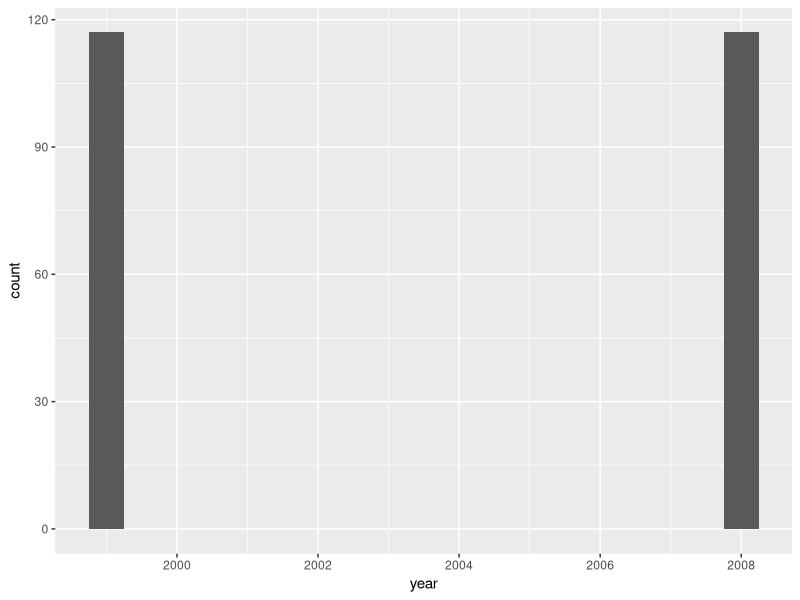
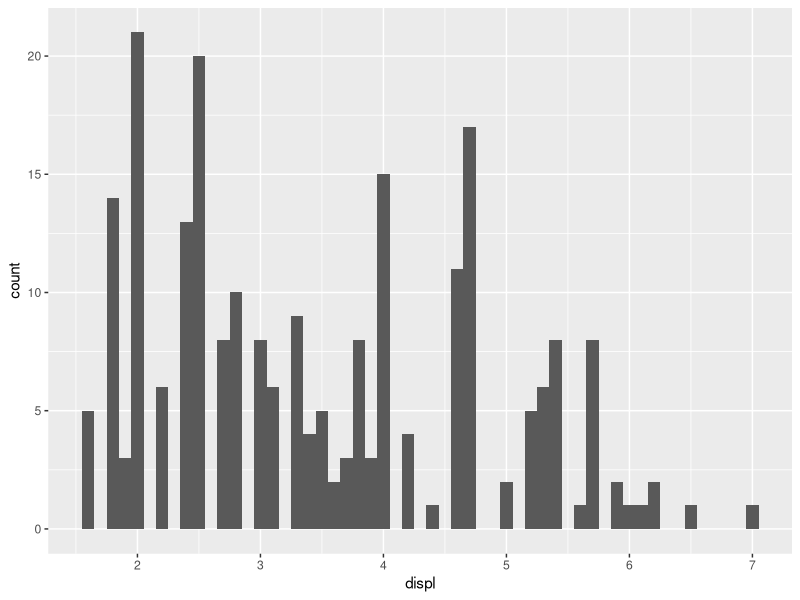
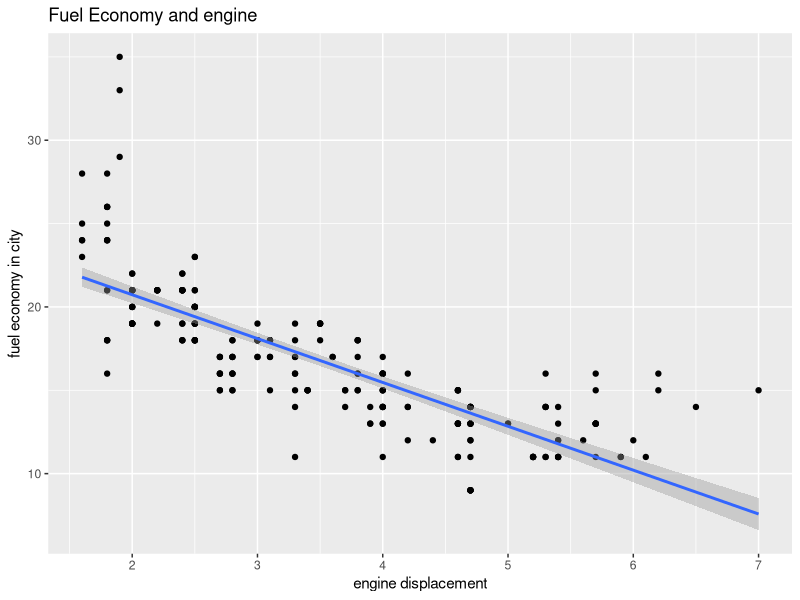
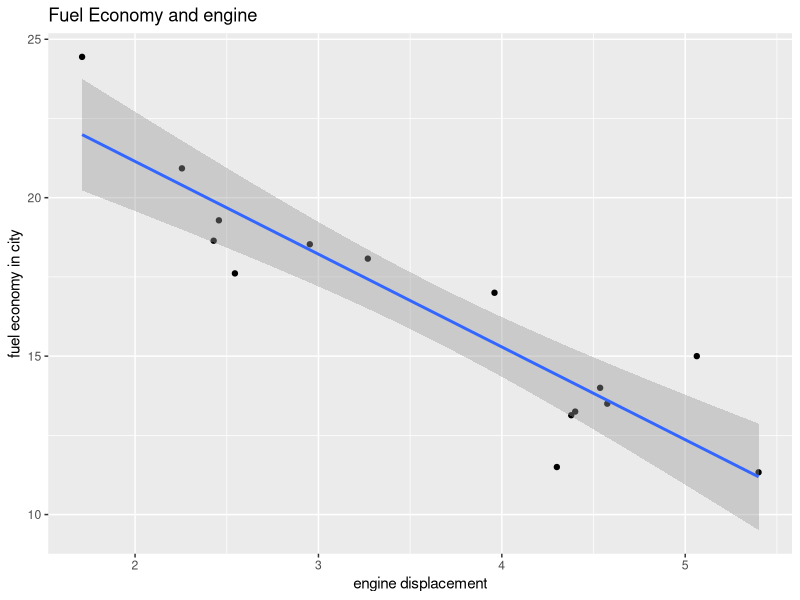

Write the R code that produced these figures, in order.
## ---- chunk 1
knitr::opts_chunk$set(echo = TRUE)
knitr::kable
#install.packages("gglpot2")
#install.packages("tidyverse")
#install.packages("dplyr")
library("tidyverse")
library("ggplot2")
library("tibble")
library("dplyr")
library("knitr")

## ---- chunk 2
view(mpg)
## ---- chunk 3
kable(mpg, format = "latex")

## ---- chunk 4
ggplot(data = mpg) +
  geom_histogram(mapping = aes(x = year), binwidth = 0.5)
## ---- chunk 5
ggplot(data = mpg) +
  geom_histogram(mapping = aes(x = displ), binwidth = 0.1)
## ---- chunk 6
mpg %>%
  ggplot(mapping = aes(x = displ, y = cty)) + 
    geom_point() + 
    geom_smooth(method = lm) +
    ggtitle("Fuel Economy and engine") + xlab("engine displacement") + ylab("fuel economy in city")
## ---- chunk 7
mpg %>%
  group_by(manufacturer) %>%
  summarise(mean_displ = mean(displ), mean_cty = mean(cty)) %>%
  ggplot(mapping = aes(x = mean_displ, y = mean_cty)) + 
    geom_point() + 
    geom_smooth(method = lm) +
    ggtitle("Fuel Economy and engine") + xlab("engine displacement") + ylab("fuel economy in city")
